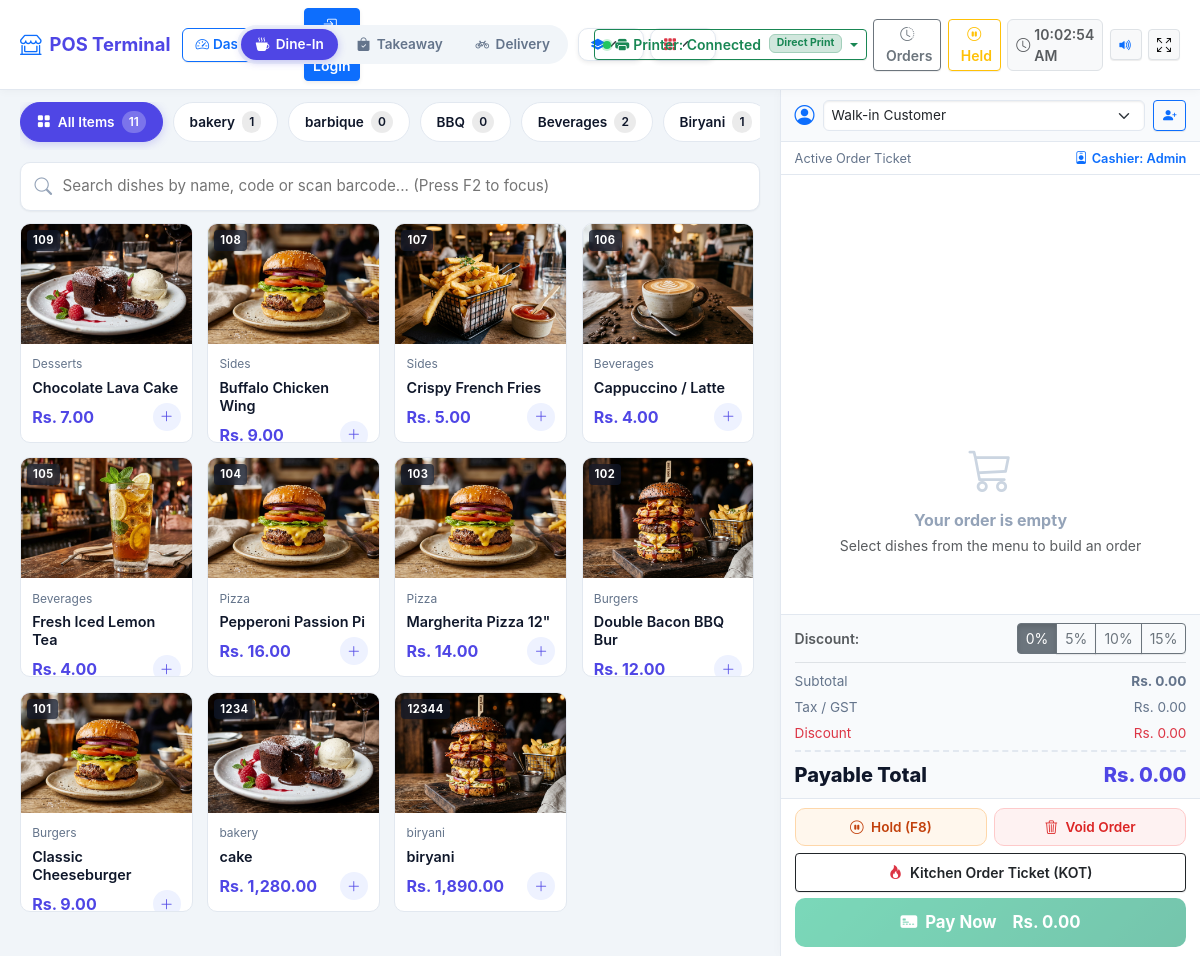
The page /views/order/new.php on the database its author committed.
### tables this page shows
CREATE TABLE `menue` (
  `sn` int(10) NOT NULL AUTO_INCREMENT,
  `code` varchar(50) NOT NULL,
  `image` varchar(255) DEFAULT NULL,
  `item_name` varchar(150) NOT NULL,
  `catagory` varchar(100) NOT NULL,
  `price` decimal(10,2) NOT NULL DEFAULT 0.00,
  `gst` decimal(5,2) NOT NULL DEFAULT 0.00,
  `total` decimal(10,2) NOT NULL DEFAULT 0.00,
  PRIMARY KEY (`sn`)
);

### views/helpers/function.php (called while the page is built, shortened)
<?php
if (!function_exists('rms_menu_image')) {
    function rms_menu_image($image) {
        $defaultFallback = '/RMS/public/assets/images/food/pos_cheeseburger.jpg';
        $image = trim($image);
        if (strpos($image, '/RMS/') === 0) {
            $relPath = substr($image, 5);
            $diskPath = realpath(__DIR__ . '/../../' . $relPath);
            if ($diskPath && file_exists($diskPath)) {
                return $image;
            }
        }
        $uploadsDir = realpath(__DIR__ . '/../../public/assets/uploads');
        if ($uploadsDir && file_exists($uploadsDir . DIRECTORY_SEPARATOR . $image)) {
            return '/RMS/public/assets/uploads/' . $image;
        }
        $foodDir = realpath(__DIR__ . '/../../public/assets/images/food');
        return $defaultFallback;
    }
}

### views/order/new.php (the view, shortened to what this page needs)
<?php
include_once __DIR__ . '/../../config/database.php';
include_once __DIR__ . '/../helpers/function.php';
$categories = [];
if ($conn) {
    $resCat = @$conn->query("SELECT * FROM category ORDER BY category_name ASC");
    if ($resCat) {
        while ($c = $resCat->fetch_assoc()) {
            $categories[] = $c['category_name'];
        }
    }
}
$menuItems = [];
if ($conn) {
    $resMenu = @$conn->query("SELECT * FROM menue ORDER BY sn DESC");
    if ($resMenu && $resMenu->num_rows > 0) {
        while ($m = $resMenu->fetch_assoc()) {
            $imgSrc = rms_menu_image($m['image'] ?? '');
            $menuItems[] = [
                'id' => $m['sn'],
                'code' => $m['code'] ?? '',
                'name' => $m['item_name'] ?? 'Unnamed Item',
                'category' => $m['catagory'] ?? 'General',
                'price' => floatval($m['price'] ?? 0),
                'gst' => floatval($m['gst'] ?? 0),
                'image' => $imgSrc
            ];
        }
    }
}
$dbFloors = [];
if ($conn) {
    $resF = @$conn->query("SELECT * FROM `restaurant_floors` WHERE `status` = 'Active' ORDER BY id ASC");
    if ($resF) {
        while ($f = $resF->fetch_assoc()) {
            $dbFloors[] = $f;
        }
    }
}
$dbTables = [];
if ($conn) {
    $resT = @$conn->query("SELECT * FROM `restaurant_tables` ORDER BY floor_id ASC, table_number ASC");
    if ($resT) {
        while ($t = $resT->fetch_assoc()) {
            $dbTables[] = $t;
        }
    }
}
$selectedFloorParam = $_GET['floor'] ?? '';
$selectedTableParam = $_GET['table'] ?? '';
include_once __DIR__ . '/../layouts/header.php';
?>
<main class="app-main p-0">
  <div class="pos-wrapper">
    <header class="pos-header-bar">
      <div class="pos-header-left">
        <div class="pos-brand-tag">
          <i class="bi bi-shop-window text-primary"></i>
          <span class="brand-text d-none d-sm-inline">POS Terminal</span>
        </div>
        <div class="pos-header-nav-actions">
          <a href="/RMS/public/index.php" class="btn btn-outline-primary btn-sm fw-semibold d-inline-flex align-items-center gap-1 pos-dashboard-btn" id="posDashboardNavBtn" title="Return to Admin Dashboard">
            <i class="bi bi-speedometer2"></i>
            <span class="d-none d-sm-inline">Dashboard</span>
          </a>
          <?php if (!empty($_SESSION['email'])): ?>
            <a href="/RMS/views/user/logout.php" class="btn btn-outline-danger btn-sm" title="Sign Out">
              <i class="bi bi-box-arrow-right"></i>
            </a>
          <?php else: ?>
            <a href="/RMS/views/user/login.php" class="btn btn-primary btn-sm fw-semibold shadow-sm px-2" title="Sign In to Administration">
              <i class="bi bi-box-arrow-in-right me-1"></i> <span class="d-none d-sm-inline">Staff Login</span><span class="d-sm-none">Login</span>
            </a>
          <?php endif; ?>
        </div>
      </div>
      <div class="pos-header-center">
        <div class="pos-order-types">
          <button type="button" class="pos-type-btn active" data-type="Dine-In">
            <i class="bi bi-cup-hot-fill"></i>
            <span>Dine-In</span>
          </button>
          <button type="button" class="pos-type-btn" data-type="Takeaway">
            <i class="bi bi-bag-check-fill"></i>
            <span>Takeaway</span>
          </button>
          <button type="button" class="pos-type-btn" data-type="Delivery">
            <i class="bi bi-bicycle"></i>
            <span>Delivery</span>
          </button>
        </div>
        <div class="pos-dinein-location-wrapper" id="posDineInLocationWrapper">
          <div class="pos-table-badge bg-white shadow-sm" id="posFloorSelectWrapper" title="Select Dining Floor">
            <i class="bi bi-layers-fill text-primary"></i>
            <select id="posFloorSelect" class="form-select form-select-sm border-0 bg-transparent fw-semibold py-0 ps-1 pe-3 shadow-none">
              <?php foreach ($dbFloors as $fl): ?>
                <option value="<?= htmlspecialchars($fl['floor_name']) ?>"
                        data-floor-id="<?= $fl['id'] ?>"
                        <?= ($selectedFloorParam === $fl['floor_name']) ? 'selected' : '' ?>>
                  <?= htmlspecialchars($fl['floor_name']) ?>
                </option>
              <?php endforeach; ?>
            </select>
          </div>
          <div class="pos-table-badge bg-white shadow-sm" id="posTableSelectWrapper" title="Select Dining Table">
            <i class="bi bi-grid-3x3-gap-fill text-danger"></i>
            <select id="posTableSelect" class="form-select form-select-sm border-0 bg-transparent fw-semibold py-0 ps-1 pe-3 shadow-none">
              <?php foreach ($dbTables as $tb): ?>
                <option value="<?= htmlspecialchars($tb['table_number']) ?>"
                        data-floor-name="<?= htmlspecialchars($tb['floor_name']) ?>"
                        data-floor-id="<?= $tb['floor_id'] ?>"
                        data-status="<?= $tb['status'] ?>"
                        <?= ($selectedTableParam === $tb['table_number']) ? 'selected' : '' ?>>
                  <?= htmlspecialchars($tb['table_number']) ?> (<?= $tb['capacity'] ?>p) - <?= $tb['status'] ?>
                </option>
              <?php endforeach; ?>
            </select>
          </div>
        </div>
      </div>
      <div class="pos-header-right pos-header-utilities">
        <div class="dropdown" id="posPrinterStatusWrapper">
          <button type="button" class="btn btn-sm btn-outline-success dropdown-toggle d-flex align-items-center gap-1 fw-semibold" id="posPrinterStatusBtn" data-bs-toggle="dropdown" aria-expanded="false" title="Thermal Printer Connection Status">
            <span class="pos-printer-dot online" id="posPrinterDot"></span>
            <i class="bi bi-printer-fill text-success" id="posPrinterIcon"></i>
            <span class="d-none d-lg-inline" id="posPrinterStatusText">Printer: Connected</span>
            <span class="badge bg-success-subtle text-success border border-success-subtle ms-1 d-none d-xl-inline" id="posPrinterModeBadge">Preview ON</span>
          </button>
        </div>
        <button type="button" class="btn btn-outline-secondary btn-sm fw-semibold" id="posRecentOrdersBtn" title="View Recent Completed Orders">
          <i class="bi bi-clock-history"></i>
          <span class="d-none d-md-inline ms-1">Orders</span>
        </button>
        <button type="button" class="btn btn-outline-warning btn-sm fw-semibold position-relative" id="posHeldOrdersListBtn" title="View Parked / Held Orders">
          <i class="bi bi-pause-circle"></i>
          <span class="d-none d-md-inline ms-1">Held</span>
        </button>
        <div class="d-none d-xl-flex align-items-center gap-1 text-muted small fw-semibold bg-light px-2 py-1 rounded border">
          <i class="bi bi-clock"></i>
          <span id="posLiveClock">--:--:--</span>
        </div>
        <button type="button" class="btn btn-light btn-sm border d-none d-md-inline-flex" id="posSoundToggle" title="Toggle audio feedback">
          <i class="bi bi-volume-up-fill text-primary"></i>
        </button>
        <button type="button" class="btn btn-light btn-sm border d-none d-md-inline-flex" id="posFullscreenToggle" title="Toggle Fullscreen">
          <i class="bi bi-arrows-fullscreen"></i>
        </button>
      </div>
    </header>
    <div class="pos-main-container">
      <section class="pos-catalog-pane">
        <div class="pos-category-scroll">
          <button type="button" class="pos-category-pill active" data-category="all">
            <i class="bi bi-grid-fill"></i>
            <span>All Items</span>
            <span class="badge-count"><?= count($menuItems) ?></span>
          </button>
          <?php foreach ($categories as $cat):
            $catCount = count(array_filter($menuItems, function($i) use ($cat) { return strcasecmp($i['category'], $cat) === 0; }));
          ?>
            <button type="button" class="pos-category-pill" data-category="<?= htmlspecialchars($cat) ?>">
              <span><?= htmlspecialchars($cat) ?></span>
              <span class="badge-count"><?= $catCount ?></span>
            </button>
          <?php endforeach; ?>
        </div>
        <div class="pos-search-wrapper">
          <i class="bi bi-search pos-search-icon"></i>
          <input type="text" id="posSearchInput" class="pos-search-input" placeholder="Search dishes by name, code or scan barcode... (Press F2 to focus)" autocomplete="off">
        </div>
        <div class="pos-product-grid" id="posProductGrid">
          <?php foreach ($menuItems as $item): ?>
            <div class="pos-product-card"
                 data-id="<?= htmlspecialchars($item['id']) ?>"
                 data-code="<?= htmlspecialchars($item['code']) ?>"
                 data-name="<?= htmlspecialchars($item['name']) ?>"
                 data-category="<?= htmlspecialchars($item['category']) ?>"
                 data-price="<?= $item['price'] ?>"
                 data-gst="<?= $item['gst'] ?>"
                 data-image="<?= htmlspecialchars($item['image']) ?>">
              <div class="pos-card-img-wrap">
                <img src="<?= htmlspecialchars($item['image']) ?>" class="pos-card-img" alt="<?= htmlspecialchars($item['name']) ?>" onerror="this.src='/RMS/public/assets/images/food/pos_cheeseburger.jpg';">
                <?php if (!empty($item['code'])): ?>
                  <span class="pos-card-code"><?= htmlspecialchars($item['code']) ?></span>
                <?php endif; ?>
              </div>
              <div class="pos-card-content">
                <div>
                  <div class="pos-card-category"><?= htmlspecialchars($item['category']) ?></div>
                  <h6 class="pos-card-title"><?= htmlspecialchars($item['name']) ?></h6>
                </div>
                <div class="pos-card-footer">
                  <span class="pos-card-price">Rs. <?= number_format($item['price'], 2) ?></span>
                  <span class="pos-card-add-btn">
                    <i class="bi bi-plus-lg"></i>
                  </span>
                </div>
              </div>
            </div>
          <?php endforeach; ?>
        </div>
      </section>
      <aside class="pos-cart-pane d-none d-md-flex">
        <div class="pos-cart-customer-bar">
          <div class="d-flex align-items-center gap-2 flex-grow-1">
            <i class="bi bi-person-circle text-primary fs-5"></i>
            <select id="posCustomerSelect" class="form-select form-select-sm pos-customer-select">
              <option value="walk-in" data-name="Walk-in Customer" data-phone="" data-discount="0" selected>Walk-in Customer</option>
            </select>
          </div>
          <button type="button" class="btn btn-outline-primary btn-sm pos-btn-add-cust" data-bs-toggle="modal" data-bs-target="#posAddCustomerModal" title="Quick Add Customer">
            <i class="bi bi-person-plus-fill"></i>
          </button>
        </div>
        <div class="pos-cart-meta">
          <span>Active Order Ticket</span>
          <span class="text-primary fw-semibold"><i class="bi bi-person-badge me-1"></i>Cashier: Admin</span>
        </div>
        <div class="pos-cart-items-list" id="posCartItemsList">
        </div>
        <div class="pos-empty-cart" id="posEmptyCartMsg">
          <i class="bi bi-cart3"></i>
          <h6 class="fw-bold mb-1">Your order is empty</h6>
          <p class="small text-muted mb-0">Select dishes from the menu to build an order</p>
        </div>
        <div class="pos-cart-calc-box">
          <div class="d-flex align-items-center justify-content-between mb-2 pb-2 border-bottom">
            <span class="small fw-semibold text-muted">Discount:</span>
            <div class="btn-group btn-group-sm">
              <button type="button" class="btn btn-outline-secondary btn-discount-preset active" data-percent="0">0%</button>
              <button type="button" class="btn btn-outline-secondary btn-discount-preset" data-percent="5">5%</button>
              <button type="button" class="btn btn-outline-secondary btn-discount-preset" data-percent="10">10%</button>
              <button type="button" class="btn btn-outline-secondary btn-discount-preset" data-percent="15">15%</button>
            </div>
          </div>
          <div class="pos-calc-row">
            <span>Subtotal</span>
            <strong class="pos-calc-subtotal">Rs. 0.00</strong>
          </div>
          <div class="pos-calc-row">
            <span>Tax / GST</span>
            <span class="pos-calc-tax">Rs. 0.00</span>
          </div>
          <div class="pos-calc-row text-danger">
            <span>Discount</span>
            <span class="pos-calc-discount">Rs. 0.00</span>
          </div>
          <div class="pos-calc-row grand-total">
            <span>Payable Total</span>
            <span class="pos-grand-price pos-calc-grand-total">Rs. 0.00</span>
          </div>
        </div>
        <div class="pos-cart-actions">
          <button type="button" class="btn-pos-hold" id="posHoldOrderBtn" title="Hold Order (F8)">
            <i class="bi bi-pause-circle me-1"></i> Hold (F8)
          </button>
          <button type="button" class="btn-pos-clear" id="posClearCartBtn" title="Clear Order">
            <i class="bi bi-trash3 me-1"></i> Void Order
          </button>
          <button type="button" class="btn btn-outline-dark btn-sm fw-semibold col-span-2 py-2" id="posKotBtn" title="Send to Kitchen Ticket (F9)">
            <i class="bi bi-fire me-1 text-danger"></i> Kitchen Order Ticket (KOT)
          </button>
          <button type="button" class="btn-pos-checkout" id="posDesktopCheckoutBtn" disabled>
            <i class="bi bi-credit-card-2-front-fill"></i>
            <span>Pay Now</span>
            <span class="checkout-btn-amount ms-2 fw-bold">Rs. 0.00</span>
          </button>
        </div>
      </aside>
    </div>
  </div>
</main>
<?php include_once __DIR__ . '/../layouts/footer.php'; ?>

### public/assets/css/style.css (style rules this page uses)
:root { --rms-primary: #4f46e5; --rms-primary-hover: #4338ca; --rms-primary-light: #eef2ff; --rms-secondary: #0ea5e9; --rms-secondary-hover: #0284c7; --rms-accent: #f59e0b; --rms-success: #10b981; --rms-success-hover: #059669; --rms-danger: #ef4444; --rms-danger-hover: #dc2626; --rms-warning: #f59e0b; --rms-info: #06b6d4; --rms-bg: #f8fafc; --rms-surface: #ffffff; --rms-border: #e2e8f0; --rms-border-hover: #cbd5e1; --rms-text-main: #0f172a; --rms-text-muted: #64748b; --rms-text-light: #94a3b8; --pos-sidebar-width: 420px; --pos-header-height: 64px; --pos-card-bg: #ffffff; --pos-card-shadow: 0 4px 14px rgba(0, 0, 0, 0.04); --pos-card-hover: 0 10px 25px rgba(79, 70, 229, 0.12); --rms-shadow-sm: 0 1px 2px rgba(0, 0, 0, 0.05); --rms-shadow-md: 0 4px 12px rgba(0, 0, 0, 0.07); --rms-shadow-lg: 0 10px 25px -3px rgba(0, 0, 0, 0.1), 0 4px 6px -2px rgba(0, 0, 0, 0.05); --rms-shadow-xl: 0 20px 25px -5px rgba(0, 0, 0, 0.1), 0 10px 10px -5px rgba(0, 0, 0, 0.04); --rms-radius-sm: 6px; --rms-radius-md: 10px; --rms-radius-lg: 16px; --rms-radius-xl: 24px; --rms-radius-full: 9999px; --rms-transition: all 0.2s cubic-bezier(0.4, 0, 0.2, 1); --rms-transition-bounce: all 0.3s cubic-bezier(0.34, 1.56, 0.64, 1); }
body { font-family: 'Source Sans 3', -apple-system, BlinkMacSystemFont, "Segoe UI", Roboto, "Helvetica Neue", Arial, sans-serif; color: var(--rms-text-main); background-color: var(--rms-bg); -webkit-font-smoothing: antialiased; }

### rows shown on the page
menue: image (picture), code "109", catagory "Desserts", item_name "Chocolate Lava Cake", price "7.00"
menue: code "108", catagory "Sides", item_name "Buffalo Chicken Wing", price "9.00"
menue: image (picture), code "107", catagory "Sides", item_name "Crispy French Fries", price "5.00"
menue: image (picture), code "106", catagory "Beverages", item_name "Cappuccino / Latte", price "4.00"
menue: image (picture), code "105", catagory "Beverages", item_name "Fresh Iced Lemon Tea", price "4.00"
menue: code "104", catagory "Pizza", item_name "Pepperoni Passion Pi", price "16.00"
menue: code "103", catagory "Pizza", item_name "Margherita Pizza 12\"", price "14.00"
menue: image (picture), code "102", catagory "Burgers", item_name "Double Bacon BBQ Bur", price "12.00"
menue: image (picture), code "101", catagory "Burgers", item_name "Classic Cheeseburger", price "9.00"
menue: item_name (picture), code "1234", catagory "bakery", item_name "cake", price "1,280.00"
menue: code "12344", catagory "biryani", item_name "biryani", price "1,890.00"

### other values the page prints
count($menuItems) "11"
$cat "bakery"
$catCount "1"
$cat "barbique"
$catCount "0"
$cat "BBQ"
$cat "Beverages"
$catCount "2"
$cat "Biryani"
form field value "Ground Floor"
